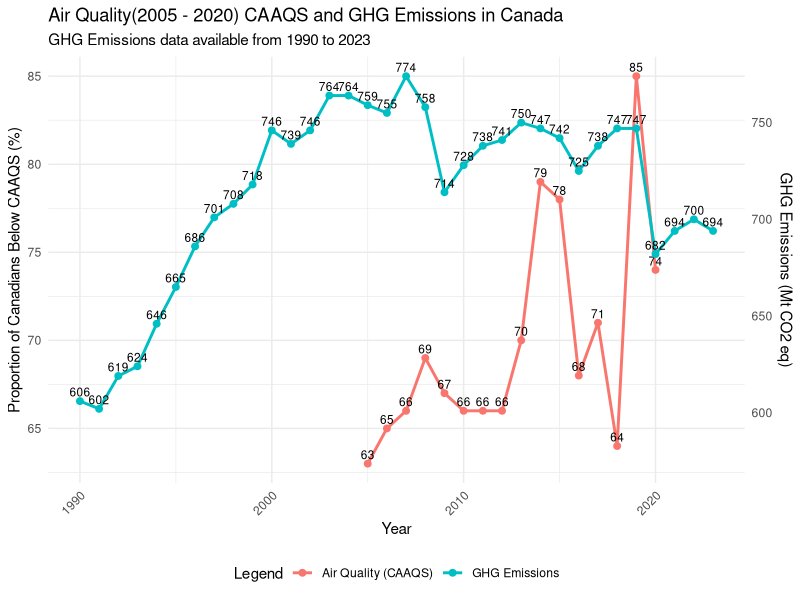

Source code (R):
# Load necessary libraries
library(ggplot2)
library(dplyr)

# Load datasets
air_quality <- read.csv("percentage-canadians-below-at-caaqs-2021.csv", skip = 2, stringsAsFactors = FALSE)
ghg_emissions <- read.csv("ghg-emissions-national-en.csv", skip = 2, stringsAsFactors = FALSE)

# Rename columns for clarity
colnames(air_quality) <- c("Period", "Proportion")
colnames(ghg_emissions) <- c("Year", "GHG_Emissions")

# Convert columns to appropriate types
air_quality$Proportion <- as.numeric(air_quality$Proportion)
ghg_emissions$Year <- as.numeric(ghg_emissions$Year)
ghg_emissions$GHG_Emissions <- as.numeric(ghg_emissions$GHG_Emissions)
# Extract the year from the "Period" column in air_quality dataset
air_quality$Year <- as.numeric(sub(" .*", "", air_quality$Period))

# Merge both datasets by Year (Ensure no duplicate column names)
combined_data <- merge(air_quality, ghg_emissions, by = "Year", all = TRUE)
# Identify GHG emissions data timeframe
ghg_start_year <- min(ghg_emissions$Year, na.rm = TRUE)
ghg_end_year <- max(ghg_emissions$Year, na.rm = TRUE)

# Scale GHG Emissions to match Air Quality range
max_proportion <- max(combined_data$Proportion, na.rm = TRUE)
max_ghg <- max(combined_data$GHG_Emissions, na.rm = TRUE)
scaling_factor <- max_proportion / max_ghg

# Create a dual-axis plot
ggplot(combined_data, aes(x = Year)) +
  
  # First Line: Air Quality (Left Axis)
  geom_line(aes(y = Proportion, color = "Air Quality (CAAQS)"), size = 1) +
  geom_point(aes(y = Proportion, color = "Air Quality (CAAQS)"), size = 2) +
  geom_text(aes(y = Proportion, label = round(Proportion, 1)), vjust = -0.5, size = 3) +
  # Second Line: GHG Emissions (Scaled for Right Axis)
  geom_line(aes(y = GHG_Emissions * scaling_factor, color = "GHG Emissions"), size = 1) +
  geom_point(aes(y = GHG_Emissions * scaling_factor, color = "GHG Emissions"), size = 2) +
  geom_text(aes(y = GHG_Emissions * scaling_factor, label = round(GHG_Emissions, 1)), vjust = -0.5, size = 3) +
  # Labels and Titles
  labs(title = "Air Quality(2005 - 2020) CAAQS and GHG Emissions in Canada",
       subtitle = paste("GHG Emissions data available from", ghg_start_year, "to", ghg_end_year),
       x = "Year",
       y = "Proportion of Canadians Below CAAQS (%)",
       color = "Legend") +
  # Secondary Axis for GHG Emissions
  scale_y_continuous(sec.axis = sec_axis(~ . / scaling_factor, name = "GHG Emissions (Mt CO2 eq)")) +
  # Custom Theme
  theme_minimal() +
  theme(legend.position = "bottom",
        axis.text.x = element_text(angle = 45, hjust = 1))
